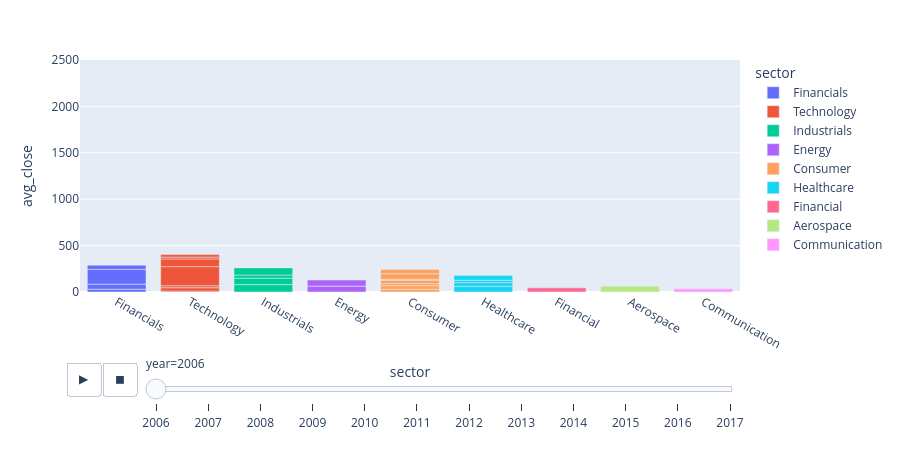

The cell this chart's notebook holds for it:
### Markdown cell above
# Animated Bar Chart

### Code cell
import plotly.express as px
import pandas as pd
import os

# HTML Full Output Path
output_filename = "animated_bar_chart.html"
full_path = os.path.join(os.getcwd(), output_filename)


# Stock Data origin
# Licensed CC0: public domain
# https://www.kaggle.com/datasets/szrlee/stock-time-series-20050101-to-20171231

# load DataFrame: all_stocks_2006-01-01_to_2018-01-01.csv
df_stocks = pd.read_csv('../data/all_stocks_2006-01-01_to_2018-01-01.csv',comment='#')
df_stocks['Date'] = pd.to_datetime(df_stocks['Date'])
df_stocks['year'] = df_stocks['Date'].dt.year

# load DataFrame sector/company data
df_sectors = pd.read_csv('../data/stock_sector_company.csv',comment='#')

# create new DataFrame: merge stock data with sector/company data based on matching 'Name' to 'stock'
# like a SQL left join - all records from df_stocks are kept and matching records from df_sectors are added
df_merged = pd.merge(df_stocks, df_sectors, left_on='Name', right_on='stock', how='left')


# create new DataFrame: group values by year, stock, sector, company and get averages 
df_yearly = df_merged.groupby(['year','stock','sector','company'])[['Close', 'Volume','Open','High','Low']].mean().reset_index()

# rename numeric data to note that they are averages per year now
df_yearly.rename(columns={'Close': 'avg_close', 'Volume':'avg_volume', 'Open': 'avg_open','High': 'avg_high','Low':'avg_low'}, inplace=True)
     
# create plotly figure using Express
fig = px.bar(df_yearly, 
             x='sector', 
             y='avg_close', 
             color='sector',
             animation_frame="year", 
             animation_group="stock", 
             range_y=[0,2500],
             hover_data=['stock','company'])

fig.update_layout(
            hoverlabel=
            dict(
             font_color="white"
            ) 
)

# provide animation duration and figure height
fig.update_layout(transition = {'duration': 10000}, height=450)

fig.show()
fig.write_html(full_path)

### Figure 1 — Plotly figure (JSON) as saved in the notebook; plotly's stock layout.template omitted (floating-point values rounded to 4 significant figures)
{"data": [{"customdata": [["AABA", "Altaba"], ["AXP", "American Express Company"], ["GS", "Goldman Sachs Group Inc."], ["JPM", "JPMorgan Chase & Co."]], "hovertemplate": "sector=%{x}<br>year=2006<br>avg_close=%{y}<br>stock=%{customdata[0]}<br>company=%{customdata[1]}<extra></extra>", "ids": ["AABA", "AXP", "GS", "JPM"], "legendgroup": "Financials", "marker": {"color": "#636efa", "pattern": {"shape": ""}}, "name": "Financials", "orientation": "v", "showlegend": true, "textposition": "auto", "type": "bar", "x": ["Financials", "Financials", "Financials", "Financials"], "xaxis": "x", "y": [29.95, 54.41, 160.3, 43.93], "yaxis": "y"}, {"customdata": [["AAPL", "Apple Inc."], ["AMZN", "Amazon.com Inc."], ["CSCO", "Cisco Systems Inc."], ["GOOGL", "Alphabet Inc."], ["IBM", "International Business Machines Corporation"], ["INTC", "Intel Corporation"], ["MSFT", "Microsoft Corporation"]], "hovertemplate": "sector=%{x}<br>year=2006<br>avg_close=%{y}<br>stock=%{customdata[0]}<br>company=%{customdata[1]}<extra></extra>", "ids": ["AAPL", "AMZN", "CSCO", "GOOGL", "IBM", "INTC", "MSFT"], "legendgroup": "Technology", "marker": {"color": "#EF553B", "pattern": {"shape": ""}}, "name": "Technology", "orientation": "v", "showlegend": true, "textposition": "auto", "type": "bar", "x": ["Technology", "Technology", "Technology", "Technology", "Technology", "Technology", "Technology"], "xaxis": "x", "y": [10.12, 35.91, 21.61, 205.8, 83.11, 19.96, 26.29], "yaxis": "y"}, {"customdata": [["BA", "Boeing Company"], ["CAT", "Caterpillar Inc."], ["GE", "General Electric Company"], ["MMM", "3M Company"]], "hovertemplate": "sector=%{x}<br>year=2006<br>avg_close=%{y}<br>stock=%{customdata[0]}<br>company=%{customdata[1]}<extra></extra>", "ids": ["BA", "CAT", "GE", "MMM"], "legendgroup": "Industrials", "marker": {"color": "#00cc96", "pattern": {"shape": ""}}, "name": "Industrials", "orientation": "v", "showlegend": true, "textposition": "auto", "type": "bar", "x": ["Industrials", "Industrials", "Industrials", "Industrials"], "xaxis": "x", "y": [79.95, 68.71, 34.35, 76.91], "yaxis": "y"}, {"customdata": [["CVX", "Chevron Corporation"], ["XOM", "Exxon Mobil Corporation"]], "hovertemplate": "sector=%{x}<br>year=2006<br>avg_close=%{y}<br>stock=%{customdata[0]}<br>company=%{customdata[1]}<extra></extra>", "ids": ["CVX", "XOM"], "legendgroup": "Energy", "marker": {"color": "#ab63fa", "pattern": {"shape": ""}}, "name": "Energy", "orientation": "v", "showlegend": true, "textposition": "auto", "type": "bar", "x": ["Energy", "Energy"], "xaxis": "x", "y": [63.07, 65.35], "yaxis": "y"}, {"customdata": [["DIS", "Walt Disney Company"], ["HD", "Home Depot Inc."], ["KO", "Coca-Cola Company"], ["MCD", "McDonald's Corporation"], ["NKE", "Nike Inc."], ["PG", "Procter & Gamble Co."], ["WMT", "Walmart Inc."]], "hovertemplate": "sector=%{x}<br>year=2006<br>avg_close=%{y}<br>stock=%{customdata[0]}<br>company=%{customdata[1]}<extra></extra>", "ids": ["DIS", "HD", "KO", "MCD", "NKE", "PG", "WMT"], "legendgroup": "Consumer", "marker": {"color": "#FFA15A", "pattern": {"shape": ""}}, "name": "Consumer", "orientation": "v", "showlegend": true, "textposition": "auto", "type": "bar", "x": ["Consumer", "Consumer", "Consumer", "Consumer", "Consumer", "Consumer", "Consumer"], "xaxis": "x", "y": [29.57, 38.26, 21.94, 36.79, 10.66, 59.52, 46.63], "yaxis": "y"}, {"customdata": [["JNJ", "Johnson & Johnson"], ["MRK", "Merck & Co. Inc."], ["PFE", "Pfizer Inc."], ["UNH", "UnitedHealth Group Incorporated"]], "hovertemplate": "sector=%{x}<br>year=2006<br>avg_close=%{y}<br>stock=%{customdata[0]}<br>company=%{customdata[1]}<extra></extra>", "ids": ["JNJ", "MRK", "PFE", "UNH"], "legendgroup": "Healthcare", "marker": {"color": "#19d3f3", "pattern": {"shape": ""}}, "name": "Healthcare", "orientation": "v", "showlegend": true, "textposition": "auto", "type": "bar", "x": ["Healthcare", "Healthcare", "Healthcare", "Healthcare"], "xaxis": "x", "y": [62.21, 38.29, 25.68, 51.03], "yaxis": "y"}, {"customdata": [["TRV", "Travelers Companies Inc."]], "hovertemplate": "sector=%{x}<br>year=2006<br>avg_close=%{y}<br>stock=%{customdata[0]}<br>company=%{customdata[1]}<extra></extra>", "ids": ["TRV"], "legendgroup": "Financial", "marker": {"color": "#FF6692", "pattern": {"shape": ""}}, "name": "Financial", "orientation": "v", "showlegend": true, "textposition": "auto", "type": "bar", "x": ["Financial"], "xaxis": "x", "y": [45.87], "yaxis": "y"}, {"customdata": [["UTX", "United Technologies Corporation"]], "hovertemplate": "sector=%{x}<br>year=2006<br>avg_close=%{y}<br>stock=%{customdata[0]}<br>company=%{customdata[1]}<extra></extra>", "ids": ["UTX"], "legendgroup": "Aerospace", "marker": {"color": "#B6E880", "pattern": {"shape": ""}}, "name": "Aerospace", "orientation": "v", "showlegend": true, "textposition": "auto", "type": "bar", "x": ["Aerospace"], "xaxis": "x", "y": [61.62], "yaxis": "y"}, {"customdata": [["VZ", "Verizon Communications Inc."]], "hovertemplate": "sector=%{x}<br>year=2006<br>avg_close=%{y}<br>stock=%{customdata[0]}<br>company=%{customdata[1]}<extra></extra>", "ids": ["VZ"], "legendgroup": "Communication", "marker": {"color": "#FF97FF", "pattern": {"shape": ""}}, "name": "Communication", "orientation": "v", "showlegend": true, "textposition": "auto", "type": "bar", "x": ["Communication"], "xaxis": "x", "y": [34.05], "yaxis": "y"}], "layout": {"barmode": "relative", "height": 450, "hoverlabel": {"font": {"color": "white"}}, "legend": {"title": {"text": "sector"}, "tracegroupgap": 0}, "margin": {"t": 60}, "sliders": [{"active": 0, "currentvalue": {"prefix": "year="}, "len": 0.9, "pad": {"b": 10, "t": 60}, "steps": [{"args": [["2006"], {"frame": {"duration": 0, "redraw": true}, "fromcurrent": true, "mode": "immediate", "transition": {"duration": 0, "easing": "linear"}}], "label": "2006", "method": "animate"}, {"args": [["2007"], {"frame": {"duration": 0, "redraw": true}, "fromcurrent": true, "mode": "immediate", "transition": {"duration": 0, "easing": "linear"}}], "label": "2007", "method": "animate"}, {"args": [["2008"], {"frame": {"duration": 0, "redraw": true}, "fromcurrent": true, "mode": "immediate", "transition": {"duration": 0, "easing": "linear"}}], "label": "2008", "method": "animate"}, {"args": [["2009"], {"frame": {"duration": 0, "redraw": true}, "fromcurrent": true, "mode": "immediate", "transition": {"duration": 0, "easing": "linear"}}], "label": "2009", "method": "animate"}, {"args": [["2010"], {"frame": {"duration": 0, "redraw": true}, "fromcurrent": true, "mode": "immediate", "transition": {"duration": 0, "easing": "linear"}}], "label": "2010", "method": "animate"}, {"args": [["2011"], {"frame": {"duration": 0, "redraw": true}, "fromcurrent": true, "mode": "immediate", "transition": {"duration": 0, "easing": "linear"}}], "label": "2011", "method": "animate"}, {"args": [["2012"], {"frame": {"duration": 0, "redraw": true}, "fromcurrent": true, "mode": "immediate", "transition": {"duration": 0, "easing": "linear"}}], "label": "2012", "method": "animate"}, {"args": [["2013"], {"frame": {"duration": 0, "redraw": true}, "fromcurrent": true, "mode": "immediate", "transition": {"duration": 0, "easing": "linear"}}], "label": "2013", "method": "animate"}, {"args": [["2014"], {"frame": {"duration": 0, "redraw": true}, "fromcurrent": true, "mode": "immediate", "transition": {"duration": 0, "easing": "linear"}}], "label": "2014", "method": "animate"}, {"args": [["2015"], {"frame": {"duration": 0, "redraw": true}, "fromcurrent": true, "mode": "immediate", "transition": {"duration": 0, "easing": "linear"}}], "label": "2015", "method": "animate"}, {"args": [["2016"], {"frame": {"duration": 0, "redraw": true}, "fromcurrent": true, "mode": "immediate", "transition": {"duration": 0, "easing": "linear"}}], "label": "2016", "method": "animate"}, {"args": [["2017"], {"frame": {"duration": 0, "redraw": true}, "fromcurrent": true, "mode": "immediate", "transition": {"duration": 0, "easing": "linear"}}], "label": "2017", "method": "animate"}], "x": 0.1, "xanchor": "left", "y": 0, "yanchor": "top"}], "transition": {"duration": 10000}, "updatemenus": [{"buttons": [{"args": [null, {"frame": {"duration": 500, "redraw": true}, "fromcurrent": true, "mode": "immediate", "transition": {"duration": 500, "easing": "linear"}}], "label": "&#9654;", "method": "animate"}, {"args": [[null], {"frame": {"duration": 0, "redraw": true}, "fromcurrent": true, "mode": "immediate", "transition": {"duration": 0, "easing": "linear"}}], "label": "&#9724;", "method": "animate"}], "direction": "left", "pad": {"r": 10, "t": 70}, "showactive": false, "type": "buttons", "x": 0.1, "xanchor": "right", "y": 0, "yanchor": "top"}], "xaxis": {"anchor": "y", "categoryarray": ["Financials", "Technology", "Industrials", "Energy", "Consumer", "Healthcare", "Financial", "Aerospace", "Communication"], "categoryorder": "array", "domain": [0, 1], "title": {"text": "sector"}}, "yaxis": {"anchor": "x", "domain": [0, 1], "range": [0, 2500], "title": {"text": "avg_close"}}}}
